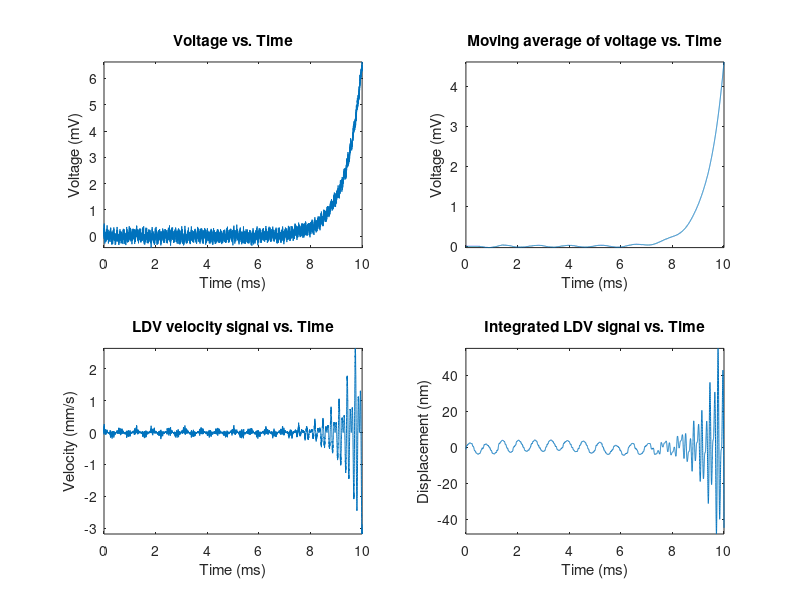

The MATLAB script that drew this image:
%Lawrence Custodio
%Problem 3
clc; clear all; close all
data = load('data.txt');
%Defining Data Points:
time = data(:,1); %time in [s]
voltage = data(:,2); %voltage in [V]
ldv = data(:,3); %velocity in [mm/s]
%Converted data units for plotting:
ms = time*1e3;
mV = voltage*1e3;
%Moving Average
past=500; %Average sample size
K=zeros(length(mV),1);
m=length(mV);
while m>=past
    K(m,1)=sum(mV((m-past+1):m,1))/past;
    m=m-1;
end
%integrated ldv signal
Fs = 1/(time(2)-time(1));
dispmm = detrend(cumsum(ldv))/ Fs; %displacement signal in [mm]
dispnm = dispmm*1e6; %disp. signal in [nm]
%Subplot(1)
subplot(2,2,1)
plot(ms,mV)
title('Voltage vs. Time');
xlabel('Time (ms)'); ylabel('Voltage (mV)');
axis tight
%Subplot(2)
subplot(2,2,2)
plot(ms,K)
title('Moving average of voltage vs. Time');
xlabel('Time (ms)'); ylabel('Voltage (mV)');
axis tight
%Subplot(3)
subplot(2,2,3)
plot(ms,ldv)
title('LDV velocity signal vs. Time')'
xlabel('Time (ms)'); ylabel('Velocity (mm/s)');
axis tight
%Subplot(4)
subplot(2,2,4)
plot(ms,dispnm)
title('Integrated LDV signal vs. Time');
xlabel('Time (ms)'); ylabel('Displacement (nm)');
axis tight
